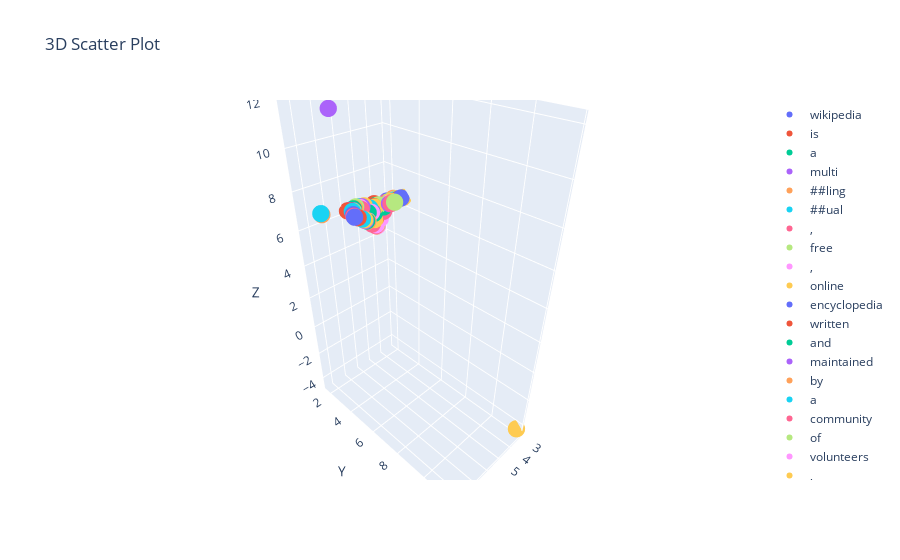

Write notebook code for a chart like this one.
### Code cell
traces = []
for i in range(len(data['x'])):
    trace = go.Scatter3d(
        x=[data['x'][i]],
        y=[data['y'][i]],
        z=[data['z'][i]],
        mode='markers',
        marker=dict(size=6),
        text=[data['labels'][i]],
        name=data['labels'][i]
    )
    traces.append(trace)

# Create layout
layout = go.Layout(
    title='3D Scatter Plot',
    scene=dict(
        xaxis=dict(title='X'),
        yaxis=dict(title='Y'),
        zaxis=dict(title='Z')
    )
)

# Create figure
fig = go.Figure(data=traces, layout=layout)

# Show the plot
fig.show()

### Figure 1 — Plotly figure (JSON) as saved in the notebook; plotly's stock layout.template omitted (floating-point values rounded to 4 significant figures)
{"data": [{"marker": {"size": 6}, "mode": "markers", "name": "wikipedia", "text": ["wikipedia"], "type": "scatter3d", "x": [4.734], "y": [1.972], "z": [5.708]}, {"marker": {"size": 6}, "mode": "markers", "name": "is", "text": ["is"], "type": "scatter3d", "x": [4.49], "y": [2.191], "z": [6.199]}, {"marker": {"size": 6}, "mode": "markers", "name": "a", "text": ["a"], "type": "scatter3d", "x": [4.393], "y": [2.224], "z": [6.242]}, {"marker": {"size": 6}, "mode": "markers", "name": "multi", "text": ["multi"], "type": "scatter3d", "x": [4.32], "y": [2.361], "z": [6.128]}, {"marker": {"size": 6}, "mode": "markers", "name": "##ling", "text": ["##ling"], "type": "scatter3d", "x": [4.525], "y": [2.309], "z": [5.571]}, {"marker": {"size": 6}, "mode": "markers", "name": "##ual", "text": ["##ual"], "type": "scatter3d", "x": [4.396], "y": [2.234], "z": [6.153]}, {"marker": {"size": 6}, "mode": "markers", "name": ",", "text": [","], "type": "scatter3d", "x": [4.17], "y": [2.563], "z": [5.947]}, {"marker": {"size": 6}, "mode": "markers", "name": "free", "text": ["free"], "type": "scatter3d", "x": [4.285], "y": [2.316], "z": [6.27]}, {"marker": {"size": 6}, "mode": "markers", "name": ",", "text": [","], "type": "scatter3d", "x": [4.32], "y": [2.437], "z": [5.528]}, {"marker": {"size": 6}, "mode": "markers", "name": "online", "text": ["online"], "type": "scatter3d", "x": [4.509], "y": [2.261], "z": [6.199]}, {"marker": {"size": 6}, "mode": "markers", "name": "encyclopedia", "text": ["encyclopedia"], "type": "scatter3d", "x": [4.72], "y": [2.011], "z": [5.985]}, {"marker": {"size": 6}, "mode": "markers", "name": "written", "text": ["written"], "type": "scatter3d", "x": [4.421], "y": [2.12], "z": [6.314]}, {"marker": {"size": 6}, "mode": "markers", "name": "and", "text": ["and"], "type": "scatter3d", "x": [4.114], "y": [2.538], "z": [6.169]}, {"marker": {"size": 6}, "mode": "markers", "name": "maintained", "text": ["maintained"], "type": "scatter3d", "x": [4.457], "y": [2.139], "z": [6.248]}, {"marker": {"size": 6}, "mode": "markers", "name": "by", "text": ["by"], "type": "scatter3d", "x": [3.504], "y": [2.6], "z": [6.478]}, {"marker": {"size": 6}, "mode": "markers", "name": "a", "text": ["a"], "type": "scatter3d", "x": [3.615], "y": [2.685], "z": [6.426]}, {"marker": {"size": 6}, "mode": "markers", "name": "community", "text": ["community"], "type": "scatter3d", "x": [3.519], "y": [2.675], "z": [6.431]}, {"marker": {"size": 6}, "mode": "markers", "name": "of", "text": ["of"], "type": "scatter3d", "x": [3.43], "y": [2.763], "z": [6.48]}, {"marker": {"size": 6}, "mode": "markers", "name": "volunteers", "text": ["volunteers"], "type": "scatter3d", "x": [3.526], "y": [2.689], "z": [6.442]}, {"marker": {"size": 6}, "mode": "markers", "name": ",", "text": [","], "type": "scatter3d", "x": [3.182], "y": [3.017], "z": [6.556]}, {"marker": {"size": 6}, "mode": "markers", "name": "known", "text": ["known"], "type": "scatter3d", "x": [3.283], "y": [2.961], "z": [6.542]}, {"marker": {"size": 6}, "mode": "markers", "name": "as", "text": ["as"], "type": "scatter3d", "x": [3.348], "y": [2.913], "z": [6.517]}, {"marker": {"size": 6}, "mode": "markers", "name": "wikipedia", "text": ["wikipedia"], "type": "scatter3d", "x": [4.758], "y": [1.974], "z": [5.829]}, {"marker": {"size": 6}, "mode": "markers", "name": "##ns", "text": ["##ns"], "type": "scatter3d", "x": [3.449], "y": [2.742], "z": [6.467]}, {"marker": {"size": 6}, "mode": "markers", "name": ",", "text": [","], "type": "scatter3d", "x": [4.499], "y": [2.342], "z": [5.125]}, {"marker": {"size": 6}, "mode": "markers", "name": "through", "text": ["through"], "type": "scatter3d", "x": [3.673], "y": [2.692], "z": [6.409]}, {"marker": {"size": 6}, "mode": "markers", "name": "open", "text": ["open"], "type": "scatter3d", "x": [3.942], "y": [2.492], "z": [6.332]}, {"marker": {"size": 6}, "mode": "markers", "name": "collaboration", "text": ["collaboration"], "type": "scatter3d", "x": [3.757], "y": [2.614], "z": [6.41]}, {"marker": {"size": 6}, "mode": "markers", "name": "and", "text": ["and"], "type": "scatter3d", "x": [3.828], "y": [2.728], "z": [6.383]}, {"marker": {"size": 6}, "mode": "markers", "name": "using", "text": ["using"], "type": "scatter3d", "x": [3.744], "y": [2.684], "z": [6.416]}, {"marker": {"size": 6}, "mode": "markers", "name": "a", "text": ["a"], "type": "scatter3d", "x": [3.803], "y": [2.801], "z": [6.405]}, {"marker": {"size": 6}, "mode": "markers", "name": "wi", "text": ["wi"], "type": "scatter3d", "x": [4.57], "y": [2.39], "z": [5.72]}, {"marker": {"size": 6}, "mode": "markers", "name": "##ki", "text": ["##ki"], "type": "scatter3d", "x": [4.651], "y": [2.367], "z": [5.921]}, {"marker": {"size": 6}, "mode": "markers", "name": "-", "text": ["-"], "type": "scatter3d", "x": [3.891], "y": [2.734], "z": [6.345]}, {"marker": {"size": 6}, "mode": "markers", "name": "based", "text": ["based"], "type": "scatter3d", "x": [3.788], "y": [2.81], "z": [6.422]}, {"marker": {"size": 6}, "mode": "markers", "name": "editing", "text": ["editing"], "type": "scatter3d", "x": [4.736], "y": [2.118], "z": [6.069]}, {"marker": {"size": 6}, "mode": "markers", "name": "system", "text": ["system"], "type": "scatter3d", "x": [3.891], "y": [2.858], "z": [6.393]}, {"marker": {"size": 6}, "mode": "markers", "name": "called", "text": ["called"], "type": "scatter3d", "x": [3.782], "y": [3.017], "z": [6.48]}, {"marker": {"size": 6}, "mode": "markers", "name": "media", "text": ["media"], "type": "scatter3d", "x": [4.779], "y": [2.304], "z": [6.004]}, {"marker": {"size": 6}, "mode": "markers", "name": "##wi", "text": ["##wi"], "type": "scatter3d", "x": [4.722], "y": [2.456], "z": [5.623]}, {"marker": {"size": 6}, "mode": "markers", "name": "##ki", "text": ["##ki"], "type": "scatter3d", "x": [4.721], "y": [2.275], "z": [6.016]}, {"marker": {"size": 6}, "mode": "markers", "name": ".", "text": ["."], "type": "scatter3d", "x": [4.523], "y": [2.335], "z": [5.146]}, {"marker": {"size": 6}, "mode": "markers", "name": "wikipedia", "text": ["wikipedia"], "type": "scatter3d", "x": [4.77], "y": [1.948], "z": [5.764]}, {"marker": {"size": 6}, "mode": "markers", "name": "is", "text": ["is"], "type": "scatter3d", "x": [5.145], "y": [1.913], "z": [6.149]}, {"marker": {"size": 6}, "mode": "markers", "name": "the", "text": ["the"], "type": "scatter3d", "x": [5.227], "y": [1.76], "z": [6.19]}, {"marker": {"size": 6}, "mode": "markers", "name": "largest", "text": ["largest"], "type": "scatter3d", "x": [5.144], "y": [1.773], "z": [6.272]}, {"marker": {"size": 6}, "mode": "markers", "name": "and", "text": ["and"], "type": "scatter3d", "x": [5.14], "y": [1.924], "z": [6.168]}, {"marker": {"size": 6}, "mode": "markers", "name": "most", "text": ["most"], "type": "scatter3d", "x": [5.332], "y": [1.736], "z": [6.31]}, {"marker": {"size": 6}, "mode": "markers", "name": "-", "text": ["-"], "type": "scatter3d", "x": [5.128], "y": [1.833], "z": [6.235]}, {"marker": {"size": 6}, "mode": "markers", "name": "read", "text": ["read"], "type": "scatter3d", "x": [4.889], "y": [1.875], "z": [6.267]}, {"marker": {"size": 6}, "mode": "markers", "name": "reference", "text": ["reference"], "type": "scatter3d", "x": [4.798], "y": [1.955], "z": [6.136]}, {"marker": {"size": 6}, "mode": "markers", "name": "work", "text": ["work"], "type": "scatter3d", "x": [4.773], "y": [1.945], "z": [6.196]}, {"marker": {"size": 6}, "mode": "markers", "name": "in", "text": ["in"], "type": "scatter3d", "x": [5.145], "y": [1.911], "z": [5.961]}, {"marker": {"size": 6}, "mode": "markers", "name": "history", "text": ["history"], "type": "scatter3d", "x": [4.872], "y": [2.085], "z": [5.605]}, {"marker": {"size": 6}, "mode": "markers", "name": ".", "text": ["."], "type": "scatter3d", "x": [4.528], "y": [2.341], "z": [5.164]}, {"marker": {"size": 6}, "mode": "markers", "name": "it", "text": ["it"], "type": "scatter3d", "x": [4.729], "y": [2.127], "z": [6.171]}, {"marker": {"size": 6}, "mode": "markers", "name": "is", "text": ["is"], "type": "scatter3d", "x": [5.224], "y": [1.934], "z": [6.176]}, {"marker": {"size": 6}, "mode": "markers", "name": "consistently", "text": ["consistently"], "type": "scatter3d", "x": [5.651], "y": [1.926], "z": [6.243]}, {"marker": {"size": 6}, "mode": "markers", "name": "one", "text": ["one"], "type": "scatter3d", "x": [5.625], "y": [1.847], "z": [6.211]}, {"marker": {"size": 6}, "mode": "markers", "name": "of", "text": ["of"], "type": "scatter3d", "x": [5.692], "y": [1.833], "z": [6.177]}, {"marker": {"size": 6}, "mode": "markers", "name": "the", "text": ["the"], "type": "scatter3d", "x": [5.674], "y": [1.778], "z": [6.18]}, {"marker": {"size": 6}, "mode": "markers", "name": "10", "text": ["10"], "type": "scatter3d", "x": [5.855], "y": [1.718], "z": [6.254]}, {"marker": {"size": 6}, "mode": "markers", "name": "most", "text": ["most"], "type": "scatter3d", "x": [5.531], "y": [1.79], "z": [6.283]}, {"marker": {"size": 6}, "mode": "markers", "name": "popular", "text": ["popular"], "type": "scatter3d", "x": [5.043], "y": [1.883], "z": [6.267]}, {"marker": {"size": 6}, "mode": "markers", "name": "websites", "text": ["websites"], "type": "scatter3d", "x": [4.751], "y": [2.08], "z": [6.119]}, {"marker": {"size": 6}, "mode": "markers", "name": "ranked", "text": ["ranked"], "type": "scatter3d", "x": [5.741], "y": [1.973], "z": [6.272]}, {"marker": {"size": 6}, "mode": "markers", "name": "by", "text": ["by"], "type": "scatter3d", "x": [6.172], "y": [2.663], "z": [6.388]}, {"marker": {"size": 6}, "mode": "markers", "name": "similar", "text": ["similar"], "type": "scatter3d", "x": [5.44], "y": [2.56], "z": [5.906]}, {"marker": {"size": 6}, "mode": "markers", "name": "##we", "text": ["##we"], "type": "scatter3d", "x": [5.182], "y": [2.487], "z": [5.717]}, {"marker": {"size": 6}, "mode": "markers", "name": "##b", "text": ["##b"], "type": "scatter3d", "x": [5.453], "y": [2.552], "z": [5.905]}, {"marker": {"size": 6}, "mode": "markers", "name": "and", "text": ["and"], "type": "scatter3d", "x": [6.305], "y": [2.893], "z": [6.465]}, {"marker": {"size": 6}, "mode": "markers", "name": "formerly", "text": ["formerly"], "type": "scatter3d", "x": [5.962], "y": [2.706], "z": [6.25]}, {"marker": {"size": 6}, "mode": "markers", "name": "alexa", "text": ["alexa"], "type": "scatter3d", "x": [4.939], "y": [2.235], "z": [6.014]}, {"marker": {"size": 6}, "mode": "markers", "name": ";", "text": [";"], "type": "scatter3d", "x": [7.823], "y": [3.878], "z": [11.95]}, {"marker": {"size": 6}, "mode": "markers", "name": "as", "text": ["as"], "type": "scatter3d", "x": [8.365], "y": [3.288], "z": [7.443]}, {"marker": {"size": 6}, "mode": "markers", "name": "of", "text": ["of"], "type": "scatter3d", "x": [8.413], "y": [3.295], "z": [7.512]}, {"marker": {"size": 6}, "mode": "markers", "name": "202", "text": ["202"], "type": "scatter3d", "x": [4.799], "y": [2.328], "z": [5.347]}, {"marker": {"size": 6}, "mode": "markers", "name": "##3", "text": ["##3"], "type": "scatter3d", "x": [5.378], "y": [2.398], "z": [5.81]}, {"marker": {"size": 6}, "mode": "markers", "name": ",", "text": [","], "type": "scatter3d", "x": [4.48], "y": [2.377], "z": [5.152]}, {"marker": {"size": 6}, "mode": "markers", "name": "wikipedia", "text": ["wikipedia"], "type": "scatter3d", "x": [4.772], "y": [1.962], "z": [5.827]}, {"marker": {"size": 6}, "mode": "markers", "name": "was", "text": ["was"], "type": "scatter3d", "x": [5.625], "y": [1.903], "z": [6.253]}, {"marker": {"size": 6}, "mode": "markers", "name": "ranked", "text": ["ranked"], "type": "scatter3d", "x": [5.744], "y": [1.889], "z": [6.268]}, {"marker": {"size": 6}, "mode": "markers", "name": "the", "text": ["the"], "type": "scatter3d", "x": [5.669], "y": [1.812], "z": [6.216]}, {"marker": {"size": 6}, "mode": "markers", "name": "5th", "text": ["5th"], "type": "scatter3d", "x": [5.787], "y": [1.752], "z": [6.266]}, {"marker": {"size": 6}, "mode": "markers", "name": "most", "text": ["most"], "type": "scatter3d", "x": [5.467], "y": [1.812], "z": [6.269]}, {"marker": {"size": 6}, "mode": "markers", "name": "popular", "text": ["popular"], "type": "scatter3d", "x": [5.043], "y": [1.873], "z": [6.256]}, {"marker": {"size": 6}, "mode": "markers", "name": "site", "text": ["site"], "type": "scatter3d", "x": [4.772], "y": [2.038], "z": [6.172]}, {"marker": {"size": 6}, "mode": "markers", "name": "in", "text": ["in"], "type": "scatter3d", "x": [5.316], "y": [1.916], "z": [5.964]}, {"marker": {"size": 6}, "mode": "markers", "name": "the", "text": ["the"], "type": "scatter3d", "x": [5.268], "y": [1.94], "z": [5.944]}, {"marker": {"size": 6}, "mode": "markers", "name": "world", "text": ["world"], "type": "scatter3d", "x": [5.19], "y": [2.053], "z": [5.778]}, {"marker": {"size": 6}, "mode": "markers", "name": "according", "text": ["according"], "type": "scatter3d", "x": [6.008], "y": [2.391], "z": [6.324]}, {"marker": {"size": 6}, "mode": "markers", "name": "to", "text": ["to"], "type": "scatter3d", "x": [6.131], "y": [2.601], "z": [6.359]}, {"marker": {"size": 6}, "mode": "markers", "name": "se", "text": ["se"], "type": "scatter3d", "x": [5.299], "y": [2.521], "z": [5.77]}, {"marker": {"size": 6}, "mode": "markers", "name": "##m", "text": ["##m"], "type": "scatter3d", "x": [5.416], "y": [2.561], "z": [5.85]}, {"marker": {"size": 6}, "mode": "markers", "name": "##rus", "text": ["##rus"], "type": "scatter3d", "x": [5.211], "y": [2.506], "z": [5.721]}, {"marker": {"size": 6}, "mode": "markers", "name": "##h", "text": ["##h"], "type": "scatter3d", "x": [5.528], "y": [2.482], "z": [5.945]}, {"marker": {"size": 6}, "mode": "markers", "name": ".", "text": ["."], "type": "scatter3d", "x": [4.555], "y": [2.323], "z": [5.162]}, {"marker": {"size": 6}, "mode": "markers", "name": "it", "text": ["it"], "type": "scatter3d", "x": [4.359], "y": [2.12], "z": [6.185]}, {"marker": {"size": 6}, "mode": "markers", "name": "is", "text": ["is"], "type": "scatter3d", "x": [4.257], "y": [2.155], "z": [6.216]}, {"marker": {"size": 6}, "mode": "markers", "name": "hosted", "text": ["hosted"], "type": "scatter3d", "x": [4.342], "y": [2.153], "z": [6.167]}, {"marker": {"size": 6}, "mode": "markers", "name": "by", "text": ["by"], "type": "scatter3d", "x": [3.638], "y": [2.265], "z": [6.267]}, {"marker": {"size": 6}, "mode": "markers", "name": "the", "text": ["the"], "type": "scatter3d", "x": [3.772], "y": [2.23], "z": [6.155]}, {"marker": {"size": 6}, "mode": "markers", "name": "wi", "text": ["wi"], "type": "scatter3d", "x": [4.515], "y": [2.272], "z": [5.609]}, {"marker": {"size": 6}, "mode": "markers", "name": "##kim", "text": ["##kim"], "type": "scatter3d", "x": [4.544], "y": [2.206], "z": [5.485]}, {"marker": {"size": 6}, "mode": "markers", "name": "##ed", "text": ["##ed"], "type": "scatter3d", "x": [4.445], "y": [2.248], "z": [5.632]}, {"marker": {"size": 6}, "mode": "markers", "name": "##ia", "text": ["##ia"], "type": "scatter3d", "x": [4.442], "y": [2.246], "z": [5.705]}, {"marker": {"size": 6}, "mode": "markers", "name": "foundation", "text": ["foundation"], "type": "scatter3d", "x": [3.837], "y": [2.244], "z": [6.076]}, {"marker": {"size": 6}, "mode": "markers", "name": ",", "text": [","], "type": "scatter3d", "x": [4.482], "y": [2.348], "z": [5.193]}, {"marker": {"size": 6}, "mode": "markers", "name": "an", "text": ["an"], "type": "scatter3d", "x": [3.665], "y": [2.254], "z": [6.19]}, {"marker": {"size": 6}, "mode": "markers", "name": "american", "text": ["american"], "type": "scatter3d", "x": [4.716], "y": [2.271], "z": [5.331]}, {"marker": {"size": 6}, "mode": "markers", "name": "non", "text": ["non"], "type": "scatter3d", "x": [3.868], "y": [2.339], "z": [6.101]}, {"marker": {"size": 6}, "mode": "markers", "name": "-", "text": ["-"], "type": "scatter3d", "x": [4.009], "y": [2.325], "z": [5.904]}, {"marker": {"size": 6}, "mode": "markers", "name": "profit", "text": ["profit"], "type": "scatter3d", "x": [3.811], "y": [2.267], "z": [6.073]}, {"marker": {"size": 6}, "mode": "markers", "name": "organization", "text": ["organization"], "type": "scatter3d", "x": [3.769], "y": [2.333], "z": [6.163]}, {"marker": {"size": 6}, "mode": "markers", "name": "funded", "text": ["funded"], "type": "scatter3d", "x": [3.755], "y": [2.353], "z": [6.257]}, {"marker": {"size": 6}, "mode": "markers", "name": "mainly", "text": ["mainly"], "type": "scatter3d", "x": [3.766], "y": [2.46], "z": [6.293]}, {"marker": {"size": 6}, "mode": "markers", "name": "through", "text": ["through"], "type": "scatter3d", "x": [3.729], "y": [2.445], "z": [6.301]}, {"marker": {"size": 6}, "mode": "markers", "name": "donations", "text": ["donations"], "type": "scatter3d", "x": [3.75], "y": [2.357], "z": [6.199]}, {"marker": {"size": 6}, "mode": "markers", "name": ".", "text": ["."], "type": "scatter3d", "x": [4.566], "y": [2.369], "z": [5.234]}, {"marker": {"size": 6}, "mode": "markers", "name": ".", "text": ["."], "type": "scatter3d", "x": [3.118], "y": [11.74], "z": [-4.417]}], "layout": {"scene": {"xaxis": {"title": {"text": "X"}}, "yaxis": {"title": {"text": "Y"}}, "zaxis": {"title": {"text": "Z"}}}, "title": {"text": "3D Scatter Plot"}}}
